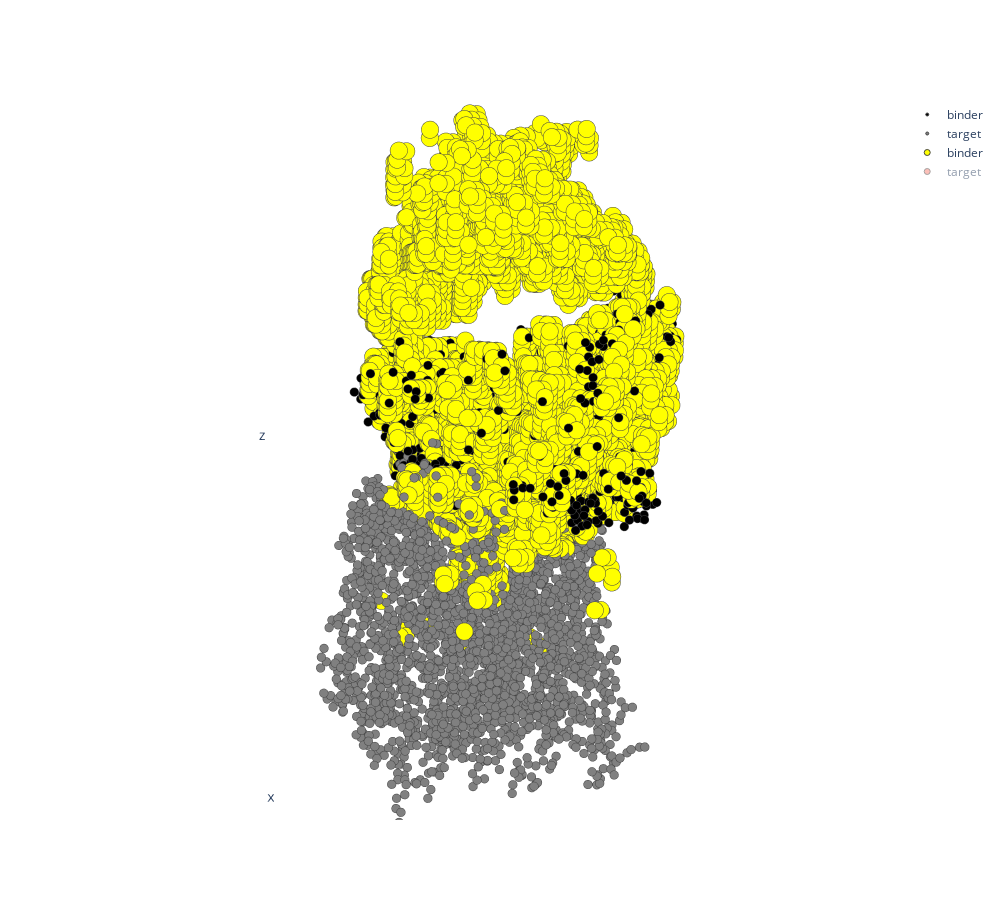

Here is the notebook cell this chart was saved with:
### Code cell
import plotly.graph_objects as go

fig = go.Figure()


fig.add_trace(
    go.Scatter3d(
        x=binder_atom_coords[:, 0],
        y=binder_atom_coords[:, 1],
        z=binder_atom_coords[:, 2],
        name=f'binder',
        mode='markers',
        marker=dict(color='black', size=3, line=dict(width=1.0)),
    )
)

fig.add_trace(
    go.Scatter3d(
        x=target_atom_coords[:, 0],
        y=target_atom_coords[:, 1],
        z=target_atom_coords[:, 2],
        name=f'target',
        mode='markers',
        marker=dict(color='grey', size=3, line=dict(width=1.0)),
    )
)

fig.add_trace(
    go.Scatter3d(
        x=binder_em_coords[:, 0],
        y=binder_em_coords[:, 1],
        z=binder_em_coords[:, 2],
        name=f'binder',
        mode='markers',
        marker=dict(color='yellow', size=6, line=dict(width=1.0)),
    )
)

fig.add_trace(
    go.Scatter3d(
        x=target_em_coords[:, 0],
        y=target_em_coords[:, 1],
        z=target_em_coords[:, 2],
        name=f'target',
        mode='markers',
        marker=dict(color='salmon', size=6, line=dict(width=1.0)),
    )
)

fig.update_layout(
    height=900,
    width=1000,
    showlegend=True,
    scene=dict(
        xaxis=dict(showticklabels=False, showbackground=False, showaxeslabels=False),
        yaxis=dict(showticklabels=False, showbackground=False, showaxeslabels=False),
        zaxis=dict(showticklabels=False, showbackground=False, showaxeslabels=False),
    ),
)

fig.show()

### Figure 1 — Plotly figure (JSON) as saved in the notebook; plotly's stock layout.template omitted (floating-point values rounded to 4 significant figures; data arrays with more than 128 entries replaced by an {"elided": "..."} marker saying what was removed)
{"data": [{"marker": {"color": "black", "line": {"width": 1}, "size": 3}, "mode": "markers", "name": "binder", "type": "scatter3d", "x": {"elided": "1135 float values"}, "y": {"elided": "1135 float values"}, "z": {"elided": "1135 float values"}}, {"marker": {"color": "grey", "line": {"width": 1}, "size": 3}, "mode": "markers", "name": "target", "type": "scatter3d", "x": {"elided": "2873 float values"}, "y": {"elided": "2873 float values"}, "z": {"elided": "2873 float values"}}, {"marker": {"color": "yellow", "line": {"width": 1}, "size": 6}, "mode": "markers", "name": "binder", "type": "scatter3d", "x": {"elided": "9158 float values"}, "y": {"elided": "9158 float values"}, "z": {"elided": "9158 float values"}}, {"marker": {"color": "salmon", "line": {"width": 1}, "size": 6}, "mode": "markers", "name": "target", "type": "scatter3d", "visible": "legendonly", "x": {"elided": "7114 float values"}, "y": {"elided": "7114 float values"}, "z": {"elided": "7114 float values"}}], "layout": {"dragmode": "zoom", "height": 900, "scene": {"aspectmode": "auto", "aspectratio": {"x": 0.7839, "y": 0.808, "z": 1.579}, "camera": {"center": {"x": 0, "y": 0, "z": 1.11e-16}, "eye": {"x": -1.907, "y": -0.5778, "z": -0.3418}, "projection": {"type": "perspective"}, "up": {"x": 0.1728, "y": 0.01219, "z": -0.9849}}, "dragmode": "orbit", "xaxis": {"showaxeslabels": false, "showbackground": false, "showticklabels": false, "type": "linear"}, "yaxis": {"showaxeslabels": false, "showbackground": false, "showticklabels": false, "type": "linear"}, "zaxis": {"showaxeslabels": false, "showbackground": false, "showticklabels": false, "type": "linear"}}, "showlegend": true, "width": 1000}}
